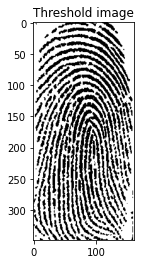
#> input picture Task 2/finger.png, 141 x 264 px
$ jupyter execute hw2_otsu_KZ4RE0.ipynb
#> lines starting #> are read from the running program, lines starting #| are printed output that depends on the picture; after the words box and inside, x2 and y2 are one past the last pixel; in counts of white or black regions, pixels touching at a corner belong together
**Importing the important libraries**

[cell 1]
import math
import numpy as np
from matplotlib import pyplot as plt
from PIL import Image
import warnings
warnings.filterwarnings('ignore')

**Uploading the test imagge**

[cell 2]
from google.colab import files
uploaded = files.upload()
#> the answer given: finger.png

**Processing**

[cell 3]
thresh_value = {}
m = [1]


def Hist(img):
   row, col = img.shape
   y = np.zeros(256)
   for i in range(0,row):
      for j in range(0,col):
         y[img[i,j]] += 1
   x = np.arange(0,256)
   plt.bar(x, y, color='b', width=5, align='center', alpha=0.25)
   plt.show()
   return y


def regenerate_img(img, threshold):
    row, col = img.shape
    y = np.zeros((row, col))
    for i in range(0,row):
        for j in range(0,col):
            if img[i,j] >= threshold:
                y[i,j] = 255
            else:
                y[i,j] = 0
    return y


def countPixel(m):
    cnt = 0
    for i in range(0, len(m)):
        if m[i]>0:
           cnt += m[i]
    return cnt


def wieght(s, e):
    w = 0
    for i in range(s, e):
        w += m[i]
    return w


def mean(s, e):
    h = 0
    w = wieght(s, e)
    for i in range(s, e):
        h += m[i] * i

    return h/float(w)


def variance(s, e):
    v = 0
    h = mean(s, e)
    w = wieght(s, e)
    for i in range(s, e):
        v += ((i - h) **2) * m[i]
    v /= w
    return v


def threshold(m):
    cnt = countPixel(m)
    for i in range(1, len(m)):
        vb = variance(0, i)
        wb = wieght(0, i) / float(cnt)
        mb = mean(0, i)

        vf = variance(i, len(m))
        wf = wieght(i, len(m)) / float(cnt)
        mf = mean(i, len(m))

        V2w = wb * (vb) + wf * (vf)
        V2b = wb * wf * (mb - mf)**2

        fw = open("trace.txt", "a")
        fw.write('T='+ str(i) + "\n")

        fw.write('Wb='+ str(wb) + "\n")
        fw.write('Mb='+ str(mb) + "\n")
        fw.write('Vb='+ str(vb) + "\n")

        fw.write('Wf='+ str(wf) + "\n")
        fw.write('Mf='+ str(mf) + "\n")
        fw.write('Vf='+ str(vf) + "\n")

        fw.write('within class variance='+ str(V2w) + "\n")
        fw.write('between class variance=' + str(V2b) + "\n")
        fw.write("\n")

        if not math.isnan(V2w):
            thresh_value[i] = V2w


def get_optimal_threshold():
    min_V2w = min(thresh_value.values())
    optimal_threshold = [k for k, v in thresh_value.items() if v == min_V2w]
    print('Optimal threshold Value', optimal_threshold[0])
    return optimal_threshold[0]

**Generating and ploting the Threshold Image**

[cell 4]
image = Image.open('finger.png').convert("L")
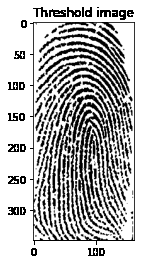
#> image: PIL image 141x264 L; min 0, max 255, mean 182.5
img = np.asarray(image)

m = Hist(img)
#> in Hist, `plt.show()`:
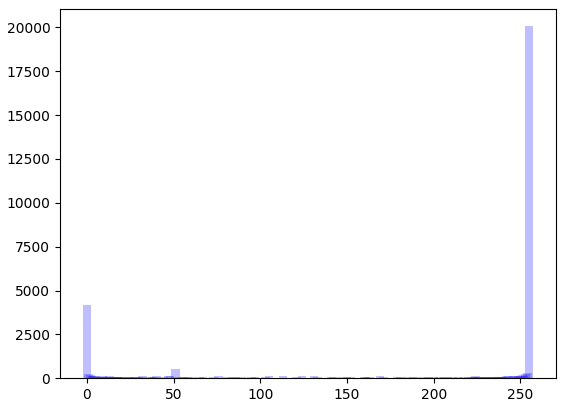
#> figure drawn by matplotlib, 1 panel; tallest bar 20070 high, from x = 252.5 to 257.5
#> m = 256 values, max 20070 at index 255, min 0 at index 37, mean 145.4
threshold(m)
#> the loop in countPixel, `for i in range(0, len(m)):` made 256 passes
#> cnt on passes 1 to 12: 4149, 4370, 4565, 4680, 4817, 4962, 5046, 5135, 5229, 5327, 5400, 5472
#> after the loop in countPixel, `for i in range(0, len(m)):`: cnt = 37224
#> the loop in threshold, `for i in range(1, len(m)):` made 255 passes
#> (vb, wb, mb, vf, wf) on passes 1 to 3: (0, 0.111, 0, 6769.1, 0.889), (0.048, 0.117, 0.0506, 6531.7, 0.883), (0.201, 0.123, 0.134, 6318.9, 0.877)
op_thres = get_optimal_threshold()
#| Optimal threshold Value 140

res = regenerate_img(img, op_thres)
#> after the loop in regenerate_img, `for i in range(0,row):`:
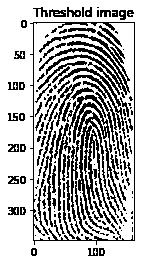
#> y: shape (264, 141) float64; 70.5% white; black in thin lines or dots, all inside (x1, y1, x2, y2) = (8, 7, 135, 256)
plt.imshow(image, cmap='gray', vmax=255),plt.title('Original image')
plt.show()
plt.imshow(res, cmap='gray', vmax=255),plt.title('Threshold image')
plt.show()

$ run again, with Task 2/aluminium.png copied over Task 2/finger.png
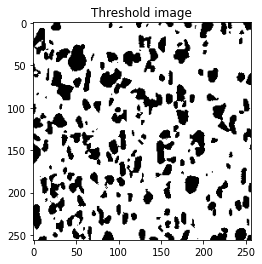
#> input picture Task 2/aluminium.png, 262 x 264 px
#> in Hist, `plt.show()`:
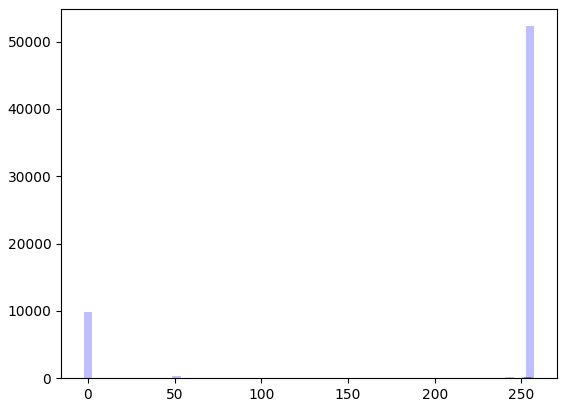
#> figure drawn by matplotlib, 1 panel; tallest bar 52301 high, from x = 252.5 to 257.5
#> m = 256 values, max 52301 at index 255, min 0 at index 33, mean 270.2
#> the loop in countPixel, `for i in range(0, len(m)):` made 256 passes
#> cnt on passes 1 to 8: 9788, 9871, 9969, 10045, 10138, 10191, 10244, 10291
#> after the loop in countPixel, `for i in range(0, len(m)):`: cnt = 69168
#> the loop in threshold, `for i in range(1, len(m)):` made 255 passes
#> (vb, wb, mb, vf, wf) on passes 1 to 3: (0, 0.142, 0, 2554.8, 0.858), (0.00834, 0.143, 0.00841, 2478.3, 0.857), (0.0469, 0.144, 0.028, 2388.2, 0.856)
#| Optimal threshold Value 134
#> after the loop in regenerate_img, `for i in range(0,row):`:
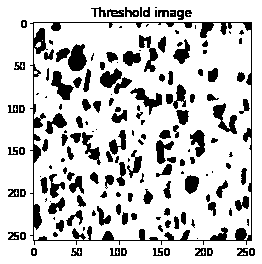
#> y: shape (264, 262) float64; 80.6% white; 167 black regions (48 under 20 px), largest, box (x1, y1, x2, y2) and area: (30, 22, 252, 245) 2799, (68, 44, 87, 71) 367, (213, 103, 237, 134) 322

$ run again, with Task 2/aluminium_thr.PNG copied over Task 2/finger.png
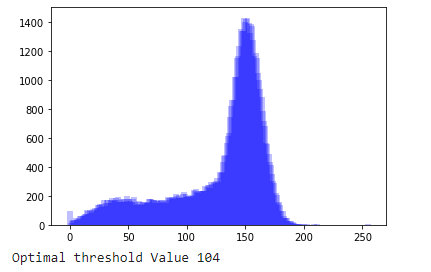
#> input picture Task 2/aluminium_thr.PNG, 431 x 272 px
#> in Hist, `plt.show()`:
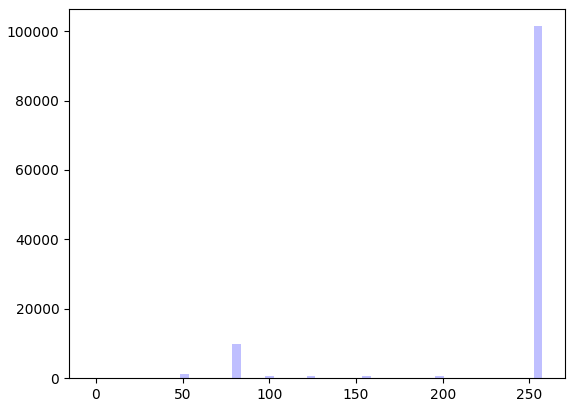
#> figure drawn by matplotlib, 1 panel; tallest bar 101433 high, from x = 252.5 to 257.5
#> m = 256 values, max 101433 at index 255, min 0 at index 1, mean 457.9
#> the loop in countPixel, `for i in range(0, len(m)):` made 256 passes
#> cnt on passes 1, 4, 5, 10, 12, 13, 16, 17: 4, 6, 11, 12, 13, 14, 32, 38
#> after the loop in countPixel, `for i in range(0, len(m)):`: cnt = 117232
#> the loop in threshold, `for i in range(1, len(m)):` made 255 passes
#> (vb, wb, mb, vf, mf, V2w) on passes 1 to 3: (0, 3.41e-05, 0, 3182.3, 233.7, 3182.2), (0, 3.41e-05, 0, 3182.3, 233.7, 3182.2), (0, 3.41e-05, 0, 3182.3, 233.7, 3182.2)
#| Optimal threshold Value 168
#> after the loop in regenerate_img, `for i in range(0,row):`:
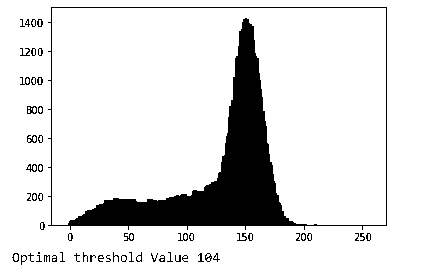
#> y: shape (272, 431) float64; 87.9% white; 58 black regions (16 under 20 px), largest, box (x1, y1, x2, y2) and area: (48, 7, 387, 230) 12895, (27, 106, 37, 114) 48, (27, 135, 37, 143) 43

$ run again, with Task 2/julia.PNG copied over Task 2/finger.png
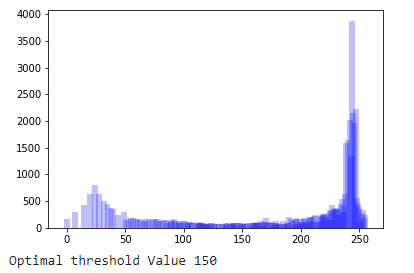
#> input picture Task 2/julia.PNG, 414 x 273 px
#> in Hist, `plt.show()`:
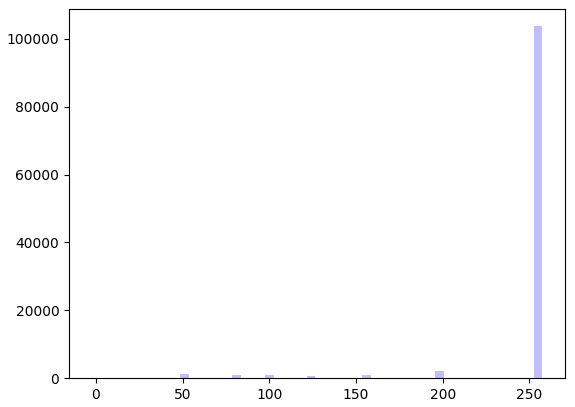
#> figure drawn by matplotlib, 1 panel; tallest bar 103685 high, from x = 252.5 to 257.5
#> m = 256 values, max 103685 at index 255, min 0 at index 1, mean 441.5
#> the loop in countPixel, `for i in range(0, len(m)):` made 256 passes
#> cnt on passes 1, 5, 10, 12, 13, 16, 17, 20: 4, 8, 9, 11, 12, 30, 36, 45
#> after the loop in countPixel, `for i in range(0, len(m)):`: cnt = 113022
#> the loop in threshold, `for i in range(1, len(m)):` made 255 passes
#> (vb, wb, mb, vf, V2w) on passes 1 to 3: (0, 3.54e-05, 0, 1457.5, 1457.4), (0, 3.54e-05, 0, 1457.5, 1457.4), (0, 3.54e-05, 0, 1457.5, 1457.4)
#| Optimal threshold Value 174
#> after the loop in regenerate_img, `for i in range(0,row):`:
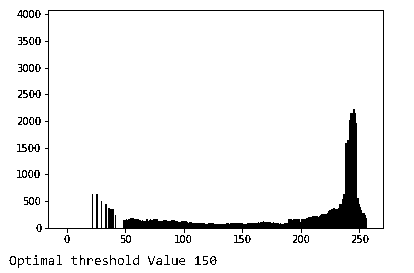
#> y: shape (273, 414) float64; 94.5% white; 63 black regions (16 under 20 px), largest, box (x1, y1, x2, y2) and area: (45, 10, 384, 233) 4723, (29, 90, 41, 98) 48, (28, 144, 40, 152) 48
